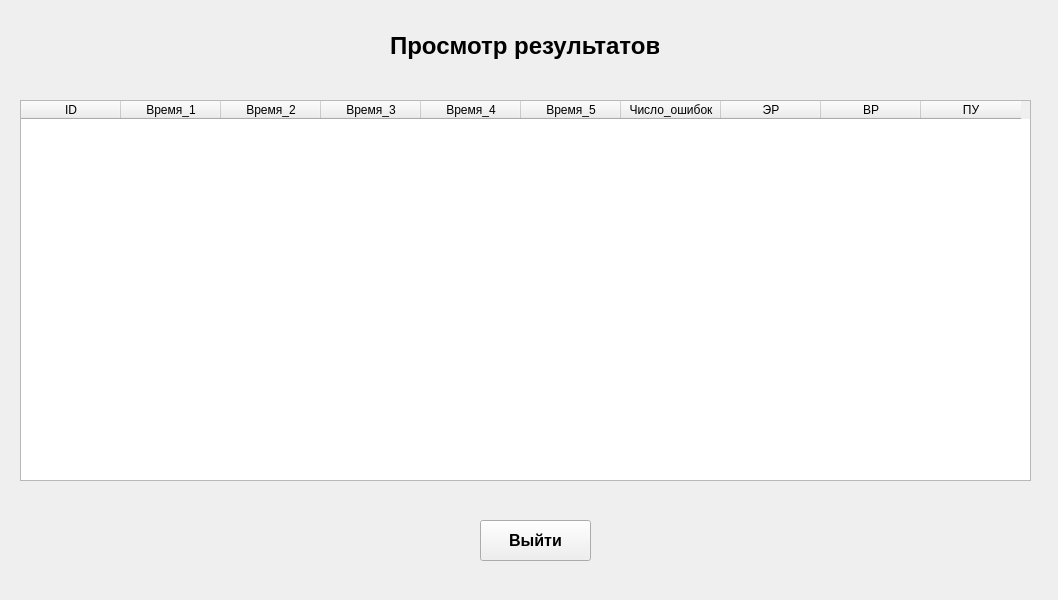
<?xml version="1.0" encoding="UTF-8"?>
<ui version="4.0">
 <class>ResultsWindow</class>
 <widget class="QMainWindow" name="ResultsWindow">
  <property name="geometry">
   <rect>
    <x>0</x>
    <y>0</y>
    <width>1058</width>
    <height>600</height>
   </rect>
  </property>
  <property name="windowTitle">
   <string>MainWindow</string>
  </property>
  <widget class="QWidget" name="centralwidget">
   <widget class="QTableWidget" name="resultsTableWidget">
    <property name="geometry">
     <rect>
      <x>20</x>
      <y>100</y>
      <width>1011</width>
      <height>381</height>
     </rect>
    </property>
    <property name="showGrid">
     <bool>true</bool>
    </property>
    <property name="columnCount">
     <number>10</number>
    </property>
    <attribute name="horizontalHeaderVisible">
     <bool>true</bool>
    </attribute>
    <column>
     <property name="text">
      <string>ID</string>
     </property>
    </column>
    <column>
     <property name="text">
      <string>Время_1</string>
     </property>
    </column>
    <column>
     <property name="text">
      <string>Время_2</string>
     </property>
    </column>
    <column>
     <property name="text">
      <string>Время_3</string>
     </property>
    </column>
    <column>
     <property name="text">
      <string>Время_4</string>
     </property>
    </column>
    <column>
     <property name="text">
      <string>Время_5</string>
     </property>
    </column>
    <column>
     <property name="text">
      <string>Число_ошибок</string>
     </property>
    </column>
    <column>
     <property name="text">
      <string>ЭР</string>
     </property>
    </column>
    <column>
     <property name="text">
      <string>ВР</string>
     </property>
    </column>
    <column>
     <property name="text">
      <string>ПУ</string>
     </property>
    </column>
   </widget>
   <widget class="QPushButton" name="exitButton">
    <property name="geometry">
     <rect>
      <x>480</x>
      <y>520</y>
      <width>111</width>
      <height>41</height>
     </rect>
    </property>
    <property name="font">
     <font>
      <pointsize>12</pointsize>
      <bold>true</bold>
     </font>
    </property>
    <property name="text">
     <string>Выйти</string>
    </property>
   </widget>
   <widget class="QLabel" name="label">
    <property name="geometry">
     <rect>
      <x>390</x>
      <y>30</y>
      <width>269</width>
      <height>32</height>
     </rect>
    </property>
    <property name="font">
     <font>
      <pointsize>18</pointsize>
      <bold>true</bold>
     </font>
    </property>
    <property name="text">
     <string>Просмотр результатов</string>
    </property>
   </widget>
  </widget>
 </widget>
 <resources/>
 <connections/>
</ui>
